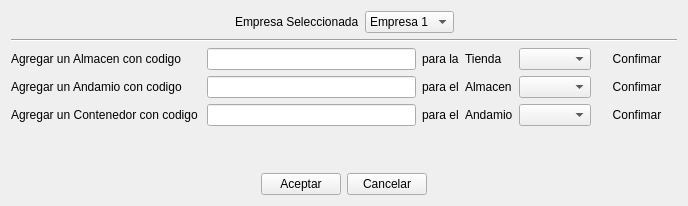
<?xml version="1.0" encoding="UTF-8"?>
<ui version="4.0">
 <class>ui_almacen_opciones</class>
 <widget class="QWidget" name="ui_almacen_opciones">
  <property name="geometry">
   <rect>
    <x>0</x>
    <y>0</y>
    <width>688</width>
    <height>206</height>
   </rect>
  </property>
  <property name="windowTitle">
   <string>Opciones de Agregaado</string>
  </property>
  <property name="windowIcon">
   <iconset resource="Icons/Icons.qrc">
    <normaloff>:/Icons/1348112114_notification_add.png</normaloff>:/Icons/1348112114_notification_add.png</iconset>
  </property>
  <layout class="QGridLayout" name="gridLayout_13">
   <item row="0" column="0">
    <layout class="QGridLayout" name="gridLayout_12">
     <item row="0" column="0">
      <layout class="QGridLayout" name="gridLayout_11">
       <item row="0" column="1">
        <layout class="QGridLayout" name="gridLayout_8">
         <item row="0" column="0">
          <widget class="QLabel" name="label">
           <property name="text">
            <string>Empresa Seleccionada</string>
           </property>
          </widget>
         </item>
         <item row="0" column="1">
          <widget class="QComboBox" name="comboEmpresa">
           <item>
            <property name="text">
             <string>Empresa 1 </string>
            </property>
           </item>
          </widget>
         </item>
        </layout>
       </item>
       <item row="0" column="2">
        <spacer name="horizontalSpacer_4">
         <property name="orientation">
          <enum>Qt::Horizontal</enum>
         </property>
         <property name="sizeHint" stdset="0">
          <size>
           <width>40</width>
           <height>20</height>
          </size>
         </property>
        </spacer>
       </item>
       <item row="0" column="0">
        <spacer name="horizontalSpacer_3">
         <property name="orientation">
          <enum>Qt::Horizontal</enum>
         </property>
         <property name="sizeHint" stdset="0">
          <size>
           <width>40</width>
           <height>20</height>
          </size>
         </property>
        </spacer>
       </item>
      </layout>
     </item>
     <item row="1" column="0">
      <widget class="Line" name="line">
       <property name="orientation">
        <enum>Qt::Horizontal</enum>
       </property>
      </widget>
     </item>
     <item row="2" column="0">
      <layout class="QGridLayout" name="gridLayout_7">
       <item row="0" column="0">
        <layout class="QGridLayout" name="gridLayout">
         <item row="0" column="0">
          <widget class="QLabel" name="label_3">
           <property name="text">
            <string>Agregar un Almacen con codigo </string>
           </property>
          </widget>
         </item>
         <item row="1" column="0">
          <widget class="QLabel" name="label_4">
           <property name="text">
            <string>Agregar un Andamio con codigo </string>
           </property>
          </widget>
         </item>
         <item row="2" column="0">
          <widget class="QLabel" name="label_8">
           <property name="text">
            <string>Agregar un Contenedor con codigo </string>
           </property>
          </widget>
         </item>
        </layout>
       </item>
       <item row="0" column="1">
        <layout class="QGridLayout" name="gridLayout_2">
         <item row="0" column="0">
          <widget class="QLineEdit" name="editAlmacen"/>
         </item>
         <item row="1" column="0">
          <widget class="QLineEdit" name="editAndamio"/>
         </item>
         <item row="2" column="0">
          <widget class="QLineEdit" name="editContenedor"/>
         </item>
        </layout>
       </item>
       <item row="0" column="2">
        <layout class="QGridLayout" name="gridLayout_3">
         <item row="0" column="0">
          <widget class="QLabel" name="label_5">
           <property name="text">
            <string>para la</string>
           </property>
          </widget>
         </item>
         <item row="1" column="0">
          <widget class="QLabel" name="label_7">
           <property name="text">
            <string>para el</string>
           </property>
          </widget>
         </item>
         <item row="2" column="0">
          <widget class="QLabel" name="label_9">
           <property name="text">
            <string>para el</string>
           </property>
          </widget>
         </item>
        </layout>
       </item>
       <item row="0" column="3">
        <layout class="QGridLayout" name="gridLayout_4">
         <item row="0" column="0">
          <widget class="QLabel" name="label_2">
           <property name="text">
            <string>Tienda</string>
           </property>
          </widget>
         </item>
         <item row="1" column="0">
          <widget class="QLabel" name="label_6">
           <property name="text">
            <string>Almacen</string>
           </property>
          </widget>
         </item>
         <item row="2" column="0">
          <widget class="QLabel" name="label_11">
           <property name="text">
            <string>Andamio</string>
           </property>
          </widget>
         </item>
        </layout>
       </item>
       <item row="0" column="4">
        <layout class="QGridLayout" name="gridLayout_5">
         <item row="0" column="0">
          <widget class="QComboBox" name="comboTienda"/>
         </item>
         <item row="1" column="0">
          <widget class="QComboBox" name="comboAlmacen"/>
         </item>
         <item row="2" column="0">
          <widget class="QComboBox" name="comboAndamio"/>
         </item>
        </layout>
       </item>
       <item row="0" column="5">
        <layout class="QGridLayout" name="gridLayout_6">
         <item row="0" column="0">
          <widget class="QPushButton" name="botonConfirmarAlmacen">
           <property name="text">
            <string>Confimar</string>
           </property>
           <property name="icon">
            <iconset resource="Icons/Icons.qrc">
             <normaloff>:/Icons/1349716427_checkbox_checked.png</normaloff>:/Icons/1349716427_checkbox_checked.png</iconset>
           </property>
           <property name="flat">
            <bool>true</bool>
           </property>
          </widget>
         </item>
         <item row="1" column="0">
          <widget class="QPushButton" name="botonConfirmarAndamio">
           <property name="text">
            <string>Confimar</string>
           </property>
           <property name="icon">
            <iconset resource="Icons/Icons.qrc">
             <normaloff>:/Icons/1349716427_checkbox_checked.png</normaloff>:/Icons/1349716427_checkbox_checked.png</iconset>
           </property>
           <property name="flat">
            <bool>true</bool>
           </property>
          </widget>
         </item>
         <item row="2" column="0">
          <widget class="QPushButton" name="botonConfirmarContenedor">
           <property name="text">
            <string>Confimar</string>
           </property>
           <property name="icon">
            <iconset resource="Icons/Icons.qrc">
             <normaloff>:/Icons/1349716427_checkbox_checked.png</normaloff>:/Icons/1349716427_checkbox_checked.png</iconset>
           </property>
           <property name="flat">
            <bool>true</bool>
           </property>
          </widget>
         </item>
        </layout>
       </item>
      </layout>
     </item>
     <item row="4" column="0">
      <layout class="QGridLayout" name="gridLayout_10">
       <item row="0" column="0">
        <spacer name="horizontalSpacer">
         <property name="orientation">
          <enum>Qt::Horizontal</enum>
         </property>
         <property name="sizeHint" stdset="0">
          <size>
           <width>40</width>
           <height>20</height>
          </size>
         </property>
        </spacer>
       </item>
       <item row="0" column="1">
        <layout class="QGridLayout" name="gridLayout_9">
         <item row="0" column="0">
          <widget class="QPushButton" name="pushButton_7">
           <property name="text">
            <string>Aceptar</string>
           </property>
          </widget>
         </item>
         <item row="0" column="1">
          <widget class="QPushButton" name="pushButton_8">
           <property name="text">
            <string>Cancelar</string>
           </property>
          </widget>
         </item>
        </layout>
       </item>
       <item row="0" column="2">
        <spacer name="horizontalSpacer_2">
         <property name="orientation">
          <enum>Qt::Horizontal</enum>
         </property>
         <property name="sizeHint" stdset="0">
          <size>
           <width>40</width>
           <height>20</height>
          </size>
         </property>
        </spacer>
       </item>
      </layout>
     </item>
     <item row="3" column="0">
      <spacer name="verticalSpacer">
       <property name="orientation">
        <enum>Qt::Vertical</enum>
       </property>
       <property name="sizeHint" stdset="0">
        <size>
         <width>20</width>
         <height>40</height>
        </size>
       </property>
      </spacer>
     </item>
    </layout>
   </item>
  </layout>
 </widget>
 <resources>
  <include location="Icons/Icons.qrc"/>
 </resources>
 <connections/>
</ui>
